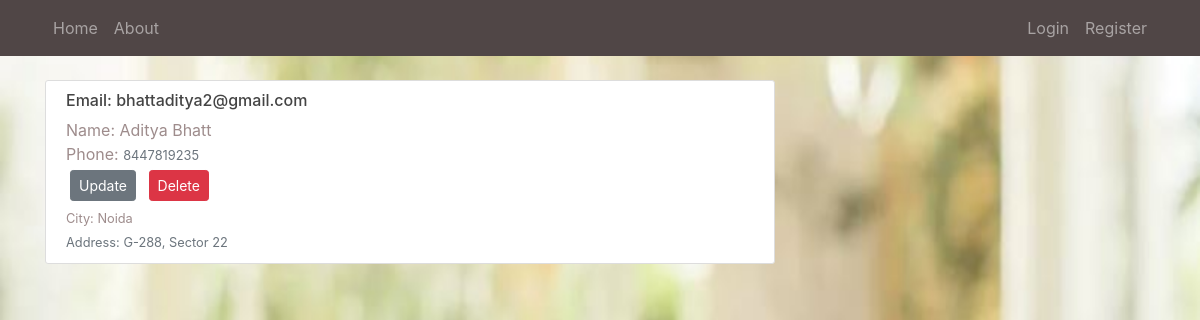
The app's page /contact_id/7 with its own data.
### contactbook/models.py (models this page shows, shortened)
class Contact(db.Model):
    id = db.Column(db.Integer, primary_key=True)
    name = db.Column(db.String, nullable=False)
    phone = db.Column(db.Integer, nullable=False)
    email = db.Column(db.String(20), nullable=False)
    city = db.Column(db.String, nullable=False)
    address = db.Column(db.String, nullable=False)
    user_id = db.Column(db.Integer, db.ForeignKey('user.id'), nullable=False)

### contactbook/routes.py (the view)
@app.route('/contact_id/<contact_id>')
def contact(contact_id):
    contact = Contact.query.get_or_404(int(contact_id))
    return render_template('contact.html', contact=contact)

### contactbook/templates/contact.html (shortened to what this page needs)
{% extends 'layout.html' %}
{% block content %}
    <article class="media content-section">
        <div class="media-body">
            <div class="article-metadata">
                <h6>Email: <a>{{ contact.email }}</a></h6>
                <span>Name: </span>
                <a class="mr-2">{{ contact.name }}</a><br>
                <span>Phone: </span>
                <small class="text-muted">{{ contact.phone}}</small>
                <div>
                    <a href="{{ url_for('update_contact', contact_id=contact.id) }}" class="btn btn-secondary btn-sm m-1">Update</a>
                    <button type="button" class="btn btn-danger btn-sm m-1" data-toggle="modal" data-target="#deleteModal">Delete</button>
                </div>
            </div>
            <small>City: {{ contact.city }}</small> <br>
            <small class="text-muted">Address: {{ contact.address }}</small>
        </div>
    </article>
    {% endblock content %}

### contactbook/static/main.css (style rules this page uses)
body { background: #fafafa; color: #9e8c8c; margin-top: 5rem; background-image: url('background.jpg'); background-repeat: no-repeat; background-attachment: fixed; background-size: 100% 100%; }
h1, h2, h3, h4, h5, h6 { color: #444444; }
.content-section { background: #ffffff; padding: 10px 20px; border: 1px solid #dddddd; border-radius: 3px; margin-bottom: 20px; }

### records on screen
Contact: email "bhattaditya2@gmail.com", name "Aditya Bhatt", phone "8447819235", city "Noida", address "G-288, Sector 22"
